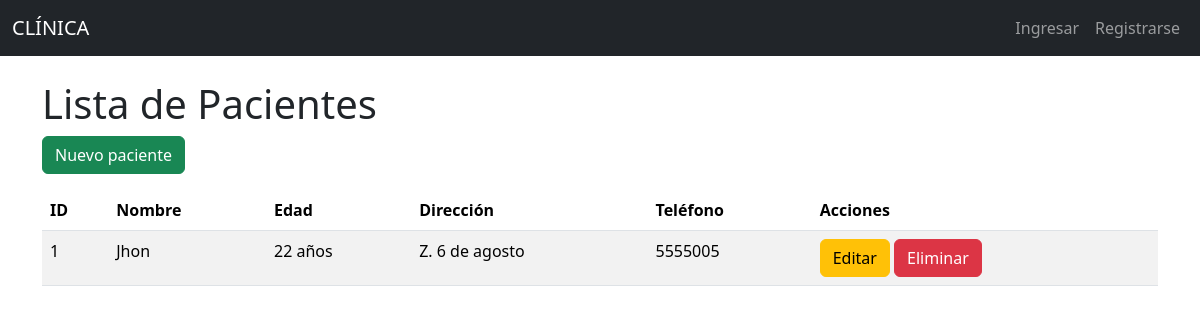
/pacientes/, run on an earlier commit of the app's database.
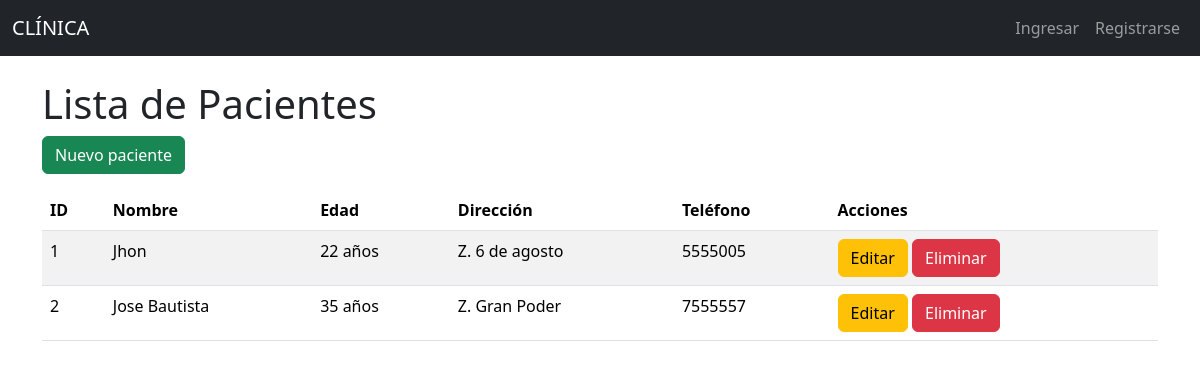
And on a later commit of the database.
### models/paciente_model.py (models this page shows, shortened)
class Paciente(db.Model):
    __tablename__ = "pacientes"
    id = db.Column(db.Integer, primary_key=True)
    nombre = db.Column(db.String(80), nullable=False)
    edad = db.Column(db.Integer, nullable=False)
    direccion = db.Column(db.String(200), nullable=False)
    telefono = db.Column(db.String(20), nullable=False)
    consultas = db.relationship('Consulta', back_populates='paciente', cascade="all, delete-orphan")
    @staticmethod
    def get_all():
        return Paciente.query.all()
    def delete(self):
        db.session.delete(self)
        db.session.commit()

### controllers/paciente_controller.py (the view)
@paciente_bp.route("/")
def index():
    pacientes = Paciente.get_all()
    return paciente_view.list(pacientes)

### run.py (called while the page is built)
@app.context_processor
def inject_active_path():
    def is_active(path):
        return 'active' if request.path == path else ''
    return(dict(is_active = is_active))

### view/paciente_view.py (called while the page is built)
def list(pacientes):
    return render_template('pacientes/index.html', pacientes=pacientes)

### templates/pacientes/index.html (shortened to what this page needs)
{% extends 'base.html' %}
{% block content %}
<h1>Lista de Pacientes</h1>
<a href="{{ url_for('paciente.create') }}" class="btn btn-success mb-3">Nuevo paciente</a>
<table class="table table-striped">
    <thead>
        <tr>
            <th>ID</th>
            <th>Nombre</th>
            <th>Edad</th>
            <th>Dirección</th>
            <th>Teléfono</th>
            <th>Acciones</th>
        </tr>
    </thead>
    <tbody>
        {% for item in pacientes %}
        <tr>
            <td>{{ item.id }}</td>
            <td>{{ item.nombre }}</td>
            <td>{{ item.edad }} años</td>
            <td>{{ item.direccion }}</td>
            <td>{{ item.telefono }}</td>
            <td>
                <a href="{{ url_for('paciente.edit', id=item.id) }}" class="btn btn-warning">Editar</a>
                <a href="{{ url_for('paciente.delete', id=item.id) }}" class="btn btn-danger" onclick="return confirm('Estás seguro de eliminar ?')">Eliminar</a>
            </td>
        </tr>
        {% endfor %}
    </tbody>
</table>
{% endblock %}

What changed in the data, as far as the page shows it:
added Paciente: id "2", nombre "Jose Bautista", edad "35", direccion "Z. Gran Poder", telefono "7555557"
